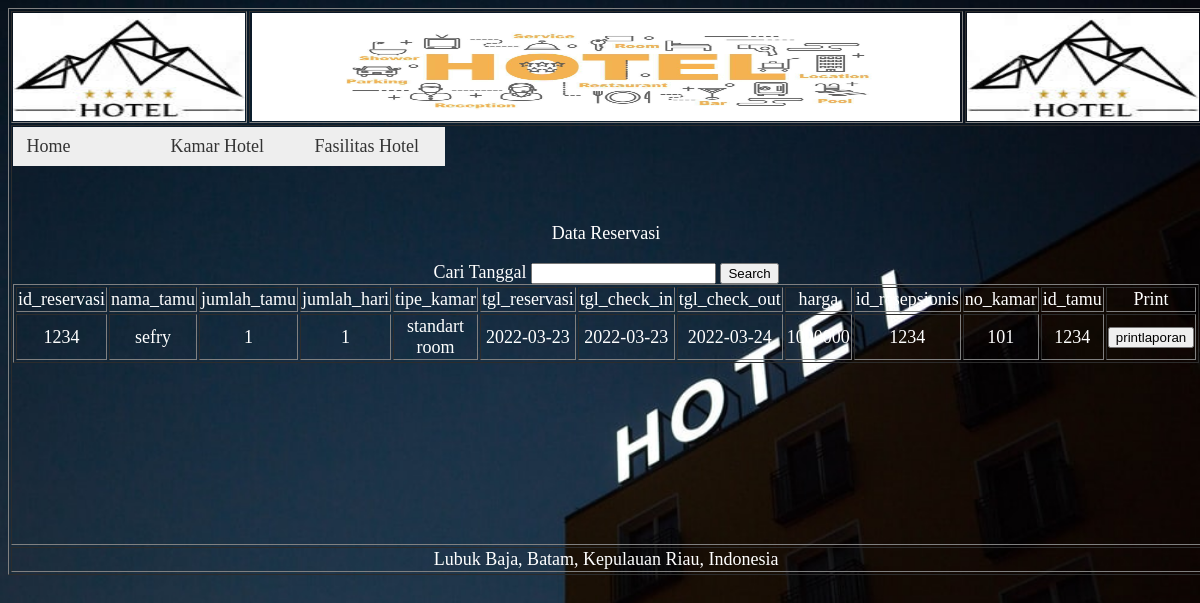
/reservasicaritamu.php?tgl=2022-03-23, run on the app's committed database.
### tables this page shows
CREATE TABLE IF NOT EXISTS `reservasi` (
  `id_reservasi` varchar(10) NOT NULL,
  `nama_tamu` char(30) NOT NULL,
  `jumlah_tamu` varchar(3) NOT NULL,
  `jumlah_hari` varchar(3) NOT NULL,
  `tipe_kamar` char(100) NOT NULL,
  `tgl_reservasi` date NOT NULL,
  `tgl_check_in` date NOT NULL,
  `tgl_check_out` date NOT NULL,
  `harga` varchar(100) NOT NULL,
  `id_resepsionis` varchar(10) NOT NULL,
  `no_kamar` varchar(3) NOT NULL,
  `id_tamu` varchar(10) NOT NULL,
  PRIMARY KEY (`id_reservasi`),
  KEY `id_resepsionis` (`id_resepsionis`),
  KEY `id_tamu` (`id_tamu`)
);

### reservasicaritamu.php (the view, shortened to what this page needs)
<?php require_once('Connections/hotel1.php'); ?>
<?php
if (!function_exists("GetSQLValueString")) {
function GetSQLValueString($theValue, $theType, $theDefinedValue = "", $theNotDefinedValue = "")
{
  $theValue = function_exists("mysql_real_escape_string") ? mysql_real_escape_string($theValue) : mysql_escape_string($theValue);
  switch ($theType) {
    case "date":
      $theValue = ($theValue != "") ? "'" . $theValue . "'" : "NULL";
      break;
  }
  return $theValue;
}
}
$colname_reservasi = "-1";
if (isset($_GET['tgl'])) {
  $colname_reservasi = $_GET['tgl'];
}
$query_reservasi = sprintf("SELECT * FROM reservasi WHERE tgl_check_in = %s", GetSQLValueString($colname_reservasi, "date"));
$reservasi = mysql_query($query_reservasi, $hotel1) or die(mysql_error());
$row_reservasi = mysql_fetch_assoc($reservasi);
?>
<!DOCTYPE html PUBLIC "-//W3C//DTD XHTML 1.0 Transitional//EN" "http://www.w3.org/TR/xhtml1/DTD/xhtml1-transitional.dtd">
<html xmlns="http://www.w3.org/1999/xhtml">
<head>
<link href="SpryAssets/SpryMenuBarHorizontal.css" rel="stylesheet" type="text/css" />
</head>
<body>
<table width="1124" height="561" border="1" align="center">
  <tr>
    <td width="109" height="88"><img src="image/logo.jpg" width="232" height="108" /></td>
    <td width="755"><img src="image/banner.jpg" width="708" height="108" /></td>
    <td width="109"><img src="image/logo.jpg" alt="" width="232" height="108" /></td>
  </tr>
  <tr>
    <td height="416" colspan="3" valign="top"><ul id="MenuBar1" class="MenuBarHorizontal">
      <li><a href="homeresepsionis.php">Home</a></li>
      <li><a href="kamarhotelresepsionis.php">Kamar Hotel</a></li>
      <li><a href="fasilitashotelresepsionis.php">Fasilitas Hotel</a>        </li>
      </ul>
      <p>&nbsp;</p>
      <p>&nbsp;</p>
      <p>Data Reservasi</p>
      <form id="form1" name="form1" method="get" action="">
Cari Tanggal
        <input type="text" name="tgl" id="tgl" />
        <input type="submit" name="button" id="button" value="Search" />
    </form>
      <table border="1" align="center">
        <tr>
          <td width="171">id_reservasi</td>
          <td width="170">nama_tamu</td>
          <td width="180">jumlah_tamu</td>
          <td width="171">jumlah_hari</td>
          <td width="166">tipe_kamar</td>
          <td width="175">tgl_reservasi</td>
          <td width="176">tgl_check_in</td>
          <td width="186">tgl_check_out</td>
          <td width="125">harga</td>
          <td width="186">id_resepsionis</td>
          <td width="158">no_kamar</td>
          <td width="140">id_tamu</td>
          <td width="140">Print</td>
        </tr>
        <?php do { ?>
          <tr>
            <td><?php echo $row_reservasi['id_reservasi']; ?></td>
            <td><?php echo $row_reservasi['nama_tamu']; ?></td>
            <td><?php echo $row_reservasi['jumlah_tamu']; ?></td>
            <td><?php echo $row_reservasi['jumlah_hari']; ?></td>
            <td><?php echo $row_reservasi['tipe_kamar']; ?></td>
            <td><?php echo $row_reservasi['tgl_reservasi']; ?></td>
            <td><?php echo $row_reservasi['tgl_check_in']; ?></td>
            <td><?php echo $row_reservasi['tgl_check_out']; ?></td>
            <td><?php echo $row_reservasi['harga']; ?></td>
            <td><?php echo $row_reservasi['id_resepsionis']; ?></td>
            <td><?php echo $row_reservasi['no_kamar']; ?></td>
            <td><?php echo $row_reservasi['id_tamu']; ?></td>
            <td><form id="form2" name="form2" method="post" action="">
              <input class="noprint" type="button" value="printlaporan" onclick="window.print()" />
            </form></td>
          </tr>
          <?php } while ($row_reservasi = mysql_fetch_assoc($reservasi)); ?>
      </table></td>
  </tr>
  <tr>
    <td colspan="3">Lubuk Baja, Batam, Kepulauan Riau, Indonesia</td>
  </tr>
</table>
</body>
</html>

### SpryAssets/SpryMenuBarHorizontal.css (style rules this page uses)
ul.MenuBarHorizontal { margin: 0; padding: 0; list-style-type: none; font-size: 100%; cursor: default; width: auto; }
ul.MenuBarHorizontal li { margin: 0; padding: 0; list-style-type: none; font-size: 100%; position: relative; text-align: left; cursor: pointer; width: 8em; float: left; }
ul.MenuBarHorizontal a { display: block; cursor: pointer; background-color: #EEE; padding: 0.5em 0.75em; color: #333; text-decoration: none; }

### reservasicaritamu.php (style rules this page uses)
body,td,th { font-size: 18px; color: #FFF; text-align: center; }
body { background-color: #D6D6D6; background-image: url(image/bg.jpg); background-size: cover; background-repeat: no-repeat; }

### data on the page
reservasi: id_reservasi "1234", nama_tamu "sefry", jumlah_tamu "1", jumlah_hari "1", tipe_kamar "standart room", tgl_reservasi "2022-03-23", tgl_check_in "2022-03-23", tgl_check_out "2022-03-24", harga "1000000", id_resepsionis "1234", no_kamar "101", id_tamu "1234"
